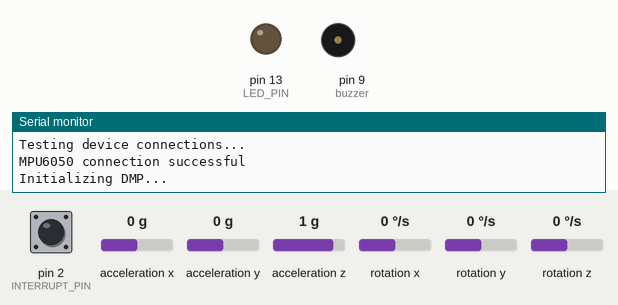
This sketch was run on a simulated Arduino Uno, built with avr-gcc and run on an emulated ATmega328P. On the bench: output pins drawn as LEDs (lit = HIGH), buzzer (waves = sounding), the last lines printed to the serial monitor. The test bench sets the inputs (shaded band); at power-on: acceleration x 0 g, acceleration y 0 g, pin 2 (INTERRUPT_PIN) LOW, acceleration z 1 g, rotation x 0 °/s, rotation y 0 °/s, rotation z 0 °/s. The sensor or clock chip raises its interrupt line as the real part does.

Above: at 0.1 s.
At 1.7 s:
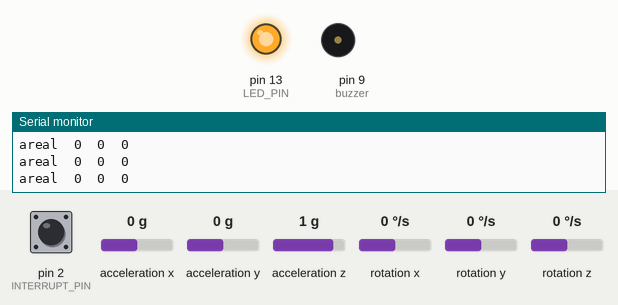
1.8 s: acceleration x set to -1.4 g
At 2.2 s:
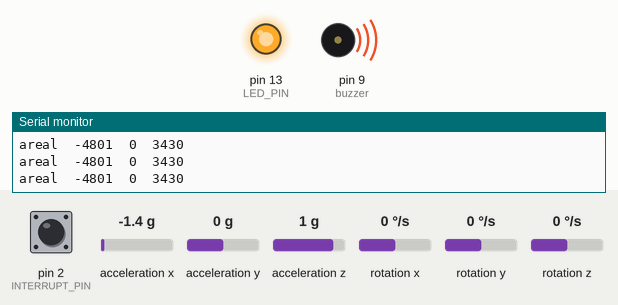
3.8 s: acceleration y set to -1.4 g
Timing chart, 0 to 6.8 s (numbered marks = the images above; inputs shaded):
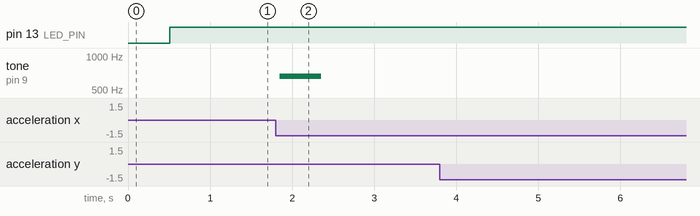

Measured:
- after the input at 1.8 s, tone on pin 9 (buzzer): silent → 659 Hz after 0.05 s, → silent 0.51 s later

The sketch:

play_music.ino
```cpp
#include "I2Cdev.h"
#include "MPU6050_6Axis_MotionApps20.h"
#if I2CDEV_IMPLEMENTATION == I2CDEV_ARDUINO_WIRE
    #include "Wire.h"
#endif
#include  <SoftwareSerial.h>
SoftwareSerial BTSerial(10, 11); // RX 、 TX

MPU6050 mpu;
//MPU6050 mpu(0x69); // <-- use for AD0 high

// uncomment "OUTPUT_READABLE_YAWPITCHROLL" if you want to see the yaw/
// pitch/roll angles (in degrees) calculated from the quaternions
//#define OUTPUT_READABLE_YAWPITCHROLL

// uncomment "OUTPUT_READABLE_REALACCEL" if you want to see acceleration
// components with gravity removed.
#define OUTPUT_READABLE_REALACCEL

#define INTERRUPT_PIN 2  // use pin 2 on Arduino Uno & most boards
#define LED_PIN 13 // (Arduino is 13, Teensy is 11, Teensy++ is 6)
bool blinkState = false;

// MPU control/status vars
bool dmpReady = false;  // set true if DMP init was successful
uint8_t mpuIntStatus;   // holds actual interrupt status byte from MPU
uint8_t devStatus;      // return status after each device operation (0 = success, !0 = error)
uint16_t packetSize;    // expected DMP packet size (default is 42 bytes)
uint16_t fifoCount;     // count of all bytes currently in FIFO
uint8_t fifoBuffer[64]; // FIFO storage buffer

// orientation/motion vars
Quaternion q;           // [w, x, y, z]         quaternion container
VectorInt16 aa;         // [x, y, z]            accel sensor measurements
VectorInt16 aaReal;     // [x, y, z]            gravity-free accel sensor measurements
VectorFloat gravity;    // [x, y, z]            gravity vector
float ypr[3];           // [yaw, pitch, roll]   yaw/pitch/roll container and gravity vector

// Pose vars
#define idle  0
#define accel 1
#define wait_dacce 2
#define dacce 3
int state = idle;
int state_count = 0;
long X_ave = 0;
long Z_ave = 0;

// Melody vars
#define Do  523
#define Re  587
#define Mi  659
#define Fa  698
#define So  1568
#define La  880
#define Si  988
#define Doh 1046
int melody[8] = {Do, Re, Mi, Fa, So, La, Si, Doh};
const int buzzer = 9;
unsigned long buzz_time = 0;

// ================================================================
// ===               INTERRUPT DETECTION ROUTINE                ===
// ================================================================
volatile bool mpuInterrupt = false;     // indicates whether MPU interrupt pin has gone high
void dmpDataReady() {
    mpuInterrupt = true;
}
void calWorldAcc() {
  /* Acquire data from fifobuffer */
  mpu.dmpGetQuaternion(&q, fifoBuffer);
  mpu.dmpGetAccel(&aa, fifoBuffer);
  mpu.dmpGetGravity(&gravity, &q);
  mpu.dmpGetLinearAccel(&aaReal, &aa, &gravity);
  mpu.dmpGetYawPitchRoll(ypr, &q, &gravity);

  #ifdef OUTPUT_READABLE_YAWPITCHROLL
      Serial.print("ypr\t");
      Serial.print(ypr[0] * 180/M_PI);
      Serial.print("\t");
      Serial.print(ypr[1] * 180/M_PI);
      Serial.print("\t");
      Serial.print(ypr[2] * 180/M_PI);
      Serial.print("\t");
  #endif

  #ifdef OUTPUT_READABLE_REALACCEL
      Serial.print("areal\t");
      Serial.print(aaReal.x);
      Serial.print("\t");
      Serial.print(aaReal.y);
      Serial.print("\t");
      Serial.print(aaReal.z);
      Serial.println("\t");
  #endif
}
// ================================================================
// ===                      INITIAL SETUP                       ===
// ================================================================
void setup() {
    // join I2C bus (I2Cdev library doesn't do this automatically)
    #if I2CDEV_IMPLEMENTATION == I2CDEV_ARDUINO_WIRE
        Wire.begin();
        Wire.setClock(400000); // 400kHz I2C clock. Comment this line if having compilation difficulties
    #elif I2CDEV_IMPLEMENTATION == I2CDEV_BUILTIN_FASTWIRE
        Fastwire::setup(400, true);
    #endif

    // Buzzer pinout
    pinMode(buzzer, OUTPUT);

    // Serial open
    Serial.begin(115200);
    //Bluetooth serial open
    BTSerial.begin(9600);

    while (!Serial); // wait for Leonardo enumeration, others continue immediately
    // initialize device
    Serial.println(F("Initializing I2C devices..."));

    //Mpu initialize
    mpu.initialize();
    pinMode(INTERRUPT_PIN, INPUT);

    // verify connection
    Serial.println(F("Testing device connections..."));
    Serial.println(mpu.testConnection() ? F("MPU6050 connection successful") : F("MPU6050 connection failed"));

    // load and configure the DMP
    Serial.println(F("Initializing DMP..."));
    devStatus = mpu.dmpInitialize();

    // make sure it worked (returns 0 if so)
    if (devStatus == 0) {
        // turn on the DMP, now that it's ready
        Serial.println(F("Enabling DMP..."));
        mpu.setDMPEnabled(true);

        // enable Arduino interrupt detection
        Serial.print(F("Enabling interrupt detection (Arduino external interrupt "));
        Serial.print(digitalPinToInterrupt(INTERRUPT_PIN));
        Serial.println(F(")..."));
        attachInterrupt(digitalPinToInterrupt(INTERRUPT_PIN), dmpDataReady, RISING);
        mpuIntStatus = mpu.getIntStatus();

        // set our DMP Ready flag so the main loop() function knows it's okay to use it
        Serial.println(F("DMP ready! Waiting for first interrupt..."));
        dmpReady = true;

        // get expected DMP packet size for later comparison
        packetSize = mpu.dmpGetFIFOPacketSize();
    } else {
        Serial.print(F("DMP Initialization failed (code "));
        Serial.print(devStatus);
        Serial.println(F(")"));
    }
    pinMode(LED_PIN, OUTPUT);
    digitalWrite(LED_PIN,LOW);
    //wait mpu
//    mpu_wait();
    // configure LED for output

}
// ================================================================
// ===                    Wait for mpu stable                   ===
// ================================================================
void mpu_wait(){
    int loopcount = 1;
    while(true){
        // if programming failed, don't try to do anything
        if (!dmpReady) return;

        // wait for MPU interrupt or extra packet(s) available
        while (!mpuInterrupt && fifoCount < packetSize) {
            if (mpuInterrupt && fifoCount < packetSize) {
              // try to get out of the infinite loop
              fifoCount = mpu.getFIFOCount();
            }
        }

        // reset interrupt flag and get INT_STATUS byte
        mpuInterrupt = false;
        mpuIntStatus = mpu.getIntStatus();

        // get current FIFO count
        fifoCount = mpu.getFIFOCount();

        // check for overflow (this should never happen unless our code is too inefficient)
        if ((mpuIntStatus & _BV(MPU6050_INTERRUPT_FIFO_OFLOW_BIT)) || fifoCount >= 1024) {
            // reset so we can continue cleanly
            mpu.resetFIFO();
            fifoCount = mpu.getFIFOCount();
            Serial.println(F("FIFO overflow!"));

        // otherwise, check for DMP data ready interrupt (this should happen frequently)
        } else if (mpuIntStatus & _BV(MPU6050_INTERRUPT_DMP_INT_BIT)) {
            // wait for correct available data length, should be a VERY short wait
            while (fifoCount < packetSize) fifoCount = mpu.getFIFOCount();

            // read a packet from FIFO
            mpu.getFIFOBytes(fifoBuffer, packetSize);

            // track FIFO count here in case there is > 1 packet available
            // (this lets us immediately read more without waiting for an interrupt)
            fifoCount -= packetSize;

            calWorldAcc();
            /*
            mpu.dmpGetQuaternion(&q, fifoBuffer);
            mpu.dmpGetAccel(&aa, fifoBuffer);
            mpu.dmpGetGravity(&gravity, &q);
            mpu.dmpGetLinearAccel(&aaReal, &aa, &gravity);
            */
            if(loopcount >1000){
                if(abs(aaReal.x) < 200 && abs(aaReal.y) < 200 && abs(aaReal.z) < 200){
                  break;
                }
            }
        }

        Serial.print("Loop count:");
        Serial.println(loopcount);
        loopcount++;
    }
}
// ================================================================
// ===                    MAIN PROGRAM LOOP                     ===
// ================================================================
void loop() {
  /*
   * For debug, able to get Serial and BlurTooth to work
   */
    if (BTSerial.available())
      Serial.write(BTSerial.read());
    // Keep reading from Arduino Serial Monitor and send to HC-05
    if (Serial.available())
      BTSerial.write(Serial.read());

    // indicate start
    digitalWrite(LED_PIN,HIGH);

    // If buzz buzzing for 500ms then stop
    if(millis() - buzz_time > 500){
      noTone(buzzer);
    }

    // if programming failed, don't try to do anything
    if (!dmpReady) return;

    // wait for MPU interrupt or extra packet(s) available
    while (!mpuInterrupt && fifoCount < packetSize) {
        if (mpuInterrupt && fifoCount < packetSize) {
          // try to get out of the infinite loop
          fifoCount = mpu.getFIFOCount();
        }
    }

    // reset interrupt flag and get INT_STATUS byte
    mpuInterrupt = false;
    mpuIntStatus = mpu.getIntStatus();

    // get current FIFO count
    fifoCount = mpu.getFIFOCount();

    // check for overflow (this should never happen unless our code is too inefficient)
    if ((mpuIntStatus & _BV(MPU6050_INTERRUPT_FIFO_OFLOW_BIT)) || fifoCount >= 1024) {
        // reset so we can continue cleanly
        mpu.resetFIFO();
        fifoCount = mpu.getFIFOCount();
        Serial.println(F("FIFO overflow!"));

    // otherwise, check for DMP data ready interrupt (this should happen frequently)
    }
    else if (mpuIntStatus & _BV(MPU6050_INTERRUPT_DMP_INT_BIT)) {
        // wait for correct available data length, should be a VERY short wait
        while (fifoCount < packetSize) fifoCount = mpu.getFIFOCount();

        // read a packet from FIFO
        mpu.getFIFOBytes(fifoBuffer, packetSize);

        // track FIFO count here in case there is > 1 packet available
        // (this lets us immediately read more without waiting for an interrupt)
        fifoCount -= packetSize;

        /* Acquire data from fifobuffer */
        calWorldAcc();
        /*
        mpu.dmpGetQuaternion(&q, fifoBuffer);
        mpu.dmpGetAccel(&aa, fifoBuffer);
        mpu.dmpGetGravity(&gravity, &q);
        mpu.dmpGetLinearAccel(&aaReal, &aa, &gravity);
        mpu.dmpGetYawPitchRoll(ypr, &q, &gravity);

        #ifdef OUTPUT_READABLE_YAWPITCHROLL
            Serial.print("ypr\t");
            Serial.print(ypr[0] * 180/M_PI);
            Serial.print("\t");
            Serial.print(ypr[1] * 180/M_PI);
            Serial.print("\t");
            Serial.print(ypr[2] * 180/M_PI);
            Serial.print("\t");
        #endif

        #ifdef OUTPUT_READABLE_REALACCEL
            Serial.print("areal\t");
            Serial.print(aaReal.x);
            Serial.print("\t");
            Serial.print(aaReal.y);
            Serial.print("\t");
            Serial.print(aaReal.z);
            Serial.println("\t");
        #endif
        */
        /* Calculate acceleration */
        long aa_x = aaReal.x;
        //long aa_y = aaReal.y;
        long aa_z = aaReal.z;
        long aa_total = sqrt( aa_x*aa_x +  aa_z*aa_z);

        /* If the force isn't large enough then skip this procedure */
        /* Usually, deacceleration value is smaller than acceleration */
        if(aa_total >= 800 && state == wait_dacce){
            Serial.print("Deacceleration detected  ");
            Serial.println(state_count);
            if(state_count == 4){
              state = dacce;
            }
            state_count++;
        }
        /* If acceleration is large enough than detect motion */
        else if(aa_total >= 3000){
            /* If idling and sense an accelleration then go to accelerate state */
            if(state == idle){
              Serial.println("Acceleration detected");
              state = accel;
            }
            /* Record several accel state acceleration data and its moving average */
            if(state == accel){
                /* Get five samples of acceleration */
                if(state_count <4){
                    X_ave = X_ave + aa_x;
                    Z_ave = Z_ave + aa_z;
                    state_count++;
                }
                /* After getting 4 sample then calculate average and obtain groups */
                else if(state_count == 4){
                    state_count++;
                    X_ave = X_ave/state_count;
                    Z_ave = Z_ave/state_count;
                    /* Calculate swing acceleration */
                    long x_z = sqrt( X_ave*X_ave + Z_ave*Z_ave);
                    /* Calculate force angle relative to sensor and map to 360 degree */
                    int angle = acos(float(X_ave)/x_z)*180/M_PI;
                    if(aa_z <0){
                        angle = 360-angle;
                    }
                    /* Take sensor angle into consideration */
                    int final_angle = angle + ypr[1] * 180/M_PI;
                    if(final_angle >= 360){
                      final_angle = final_angle - 360;
                    }else if(final_angle < 0){
                      final_angle = final_angle + 360;
                    }

                    /* Divide into 8 groups */
                    int divide_angle = final_angle + 22.5;
                    if(divide_angle >= 360){
                      divide_angle = divide_angle - 360;
                    }
                    int group = divide_angle/45;
                    char send_group = group + '0';
                    BTSerial.write(send_group);
                    play(group);
                    Serial.print("Group  ");
                    Serial.println(group);
                }
            }
        }
        /*
        If acceleration isn't that big but previous state is acceleration, then wait for deacceleration.
        If acceleration isn't that big but previous state is deacceleration, then a cycle finish --idle.
        */
        else{
            if(state == accel){
                Serial.println("go wait deacceleration");
                state = wait_dacce;
                state_count = 0;
                X_ave = 0;
                Z_ave = 0;
            }
            if(state == dacce){
                Serial.println("After deacceleration go idle");
                state = idle;
                state_count = 0;
            }
        }
    }
    else{}
}
// ================================================================
// ===                    Play tone                             ===
// ================================================================
void play(int group){
    buzz_time = millis();
    tone(buzzer, melody[group]);
}
```
